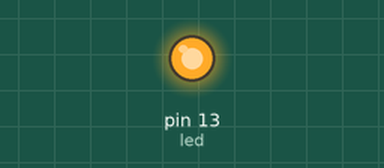
A sketch run on a simulated Arduino Uno, built with avr-gcc and run on an emulated ATmega328P. Parts: output pins drawn as LEDs (lit = HIGH).

Above: at 0.1 s.
At 2.1 s:
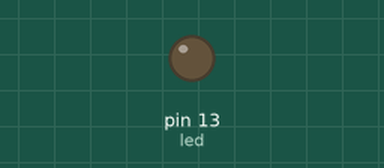
Timing chart, 0 to 3.6 s (numbered marks = the images above):
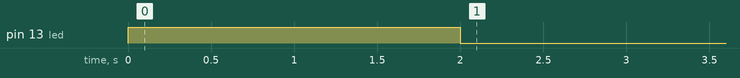

The sketch:

2.2a-IF-condition.ino
```cpp
/* Example 2.2a: Using a simple if conditional block */
int led = 13;

void setup(){
  pinMode(led, OUTPUT);
  int a = 2; //create variable a to compare in if statement

  if (a < 5){
    digitalWrite(led, HIGH); //because a = 2 and 2 < 5, the LED is on
  } else digitalWrite(led, LOW);

  delay(2000);

  if (a > 5){
    digitalWrite(led, HIGH);
  } else digitalWrite(led, LOW); //because a = 2 and 2 < 5 the LED is off

  delay(2000);
  digitalWrite(led, LOW);
}

void loop(){ }
```
